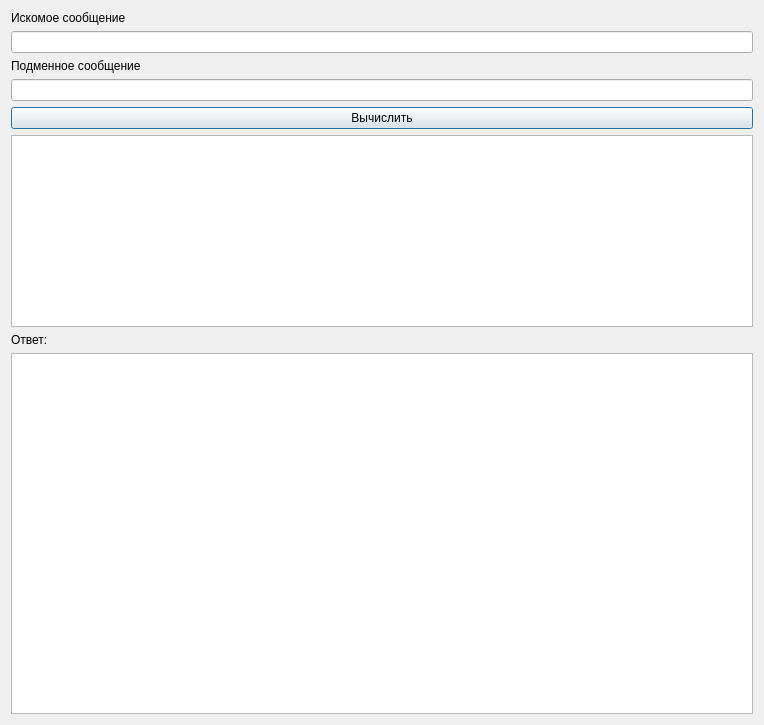
<?xml version="1.0" encoding="UTF-8"?>
<ui version="4.0">
 <class>Bacon</class>
 <widget class="QDialog" name="Bacon">
  <property name="geometry">
   <rect>
    <x>0</x>
    <y>0</y>
    <width>764</width>
    <height>725</height>
   </rect>
  </property>
  <property name="windowTitle">
   <string>Шифр Бэкона</string>
  </property>
  <property name="styleSheet">
   <string notr="true"/>
  </property>
  <layout class="QVBoxLayout" name="verticalLayout">
   <item>
    <widget class="QLabel" name="label">
     <property name="styleSheet">
      <string notr="true"/>
     </property>
     <property name="text">
      <string>Искомое сообщение</string>
     </property>
    </widget>
   </item>
   <item>
    <widget class="QLineEdit" name="lineEdit"/>
   </item>
   <item>
    <widget class="QLabel" name="label_2">
     <property name="styleSheet">
      <string notr="true"/>
     </property>
     <property name="text">
      <string>Подменное сообщение</string>
     </property>
    </widget>
   </item>
   <item>
    <widget class="QLineEdit" name="lineEdit_2"/>
   </item>
   <item>
    <widget class="QPushButton" name="pushButton">
     <property name="text">
      <string>Вычислить</string>
     </property>
    </widget>
   </item>
   <item>
    <widget class="QTableWidget" name="tableWidget_2">
     <property name="sizePolicy">
      <sizepolicy hsizetype="Expanding" vsizetype="Fixed">
       <horstretch>0</horstretch>
       <verstretch>0</verstretch>
      </sizepolicy>
     </property>
     <attribute name="horizontalHeaderVisible">
      <bool>false</bool>
     </attribute>
     <attribute name="verticalHeaderVisible">
      <bool>false</bool>
     </attribute>
    </widget>
   </item>
   <item>
    <widget class="QLabel" name="label_3">
     <property name="text">
      <string>Ответ:</string>
     </property>
    </widget>
   </item>
   <item>
    <widget class="QTableWidget" name="tableWidget">
     <attribute name="horizontalHeaderVisible">
      <bool>false</bool>
     </attribute>
     <attribute name="verticalHeaderVisible">
      <bool>false</bool>
     </attribute>
    </widget>
   </item>
  </layout>
 </widget>
 <resources/>
 <connections/>
</ui>
